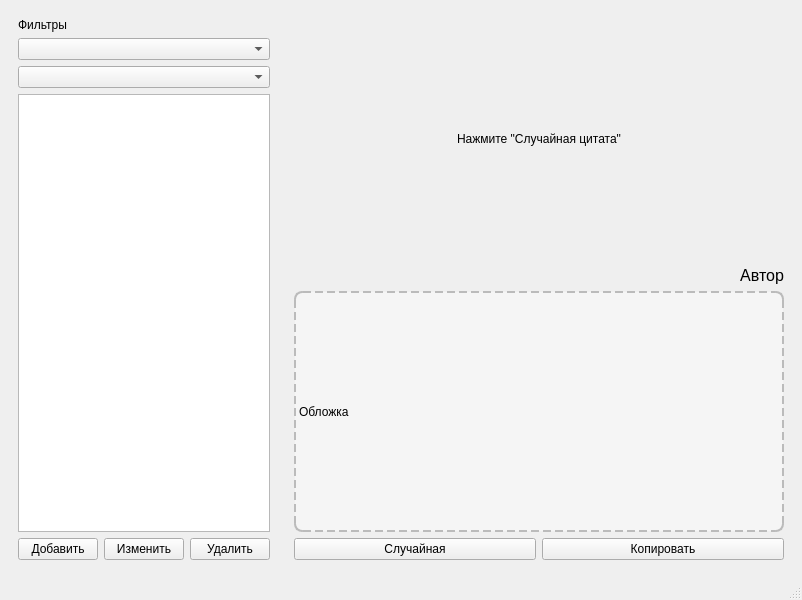
<?xml version="1.0" encoding="UTF-8"?>
<ui version="4.0">
 <class>MainWindow</class>
 <widget class="QMainWindow" name="MainWindow">
  <property name="geometry">
   <rect>
    <x>0</x>
    <y>0</y>
    <width>802</width>
    <height>600</height>
   </rect>
  </property>
  <property name="minimumSize">
   <size>
    <width>800</width>
    <height>600</height>
   </size>
  </property>
  <property name="windowTitle">
   <string>Генератор цитат</string>
  </property>
  <widget class="QWidget" name="centralwidget">
   <layout class="QHBoxLayout" name="horizontalLayout" stretch="1,2">
    <item>
     <widget class="QWidget" name="leftPanel" native="true">
      <layout class="QVBoxLayout" name="verticalLayout_left">
       <item>
        <widget class="QLabel" name="label_filter">
         <property name="text">
          <string>Фильтры</string>
         </property>
        </widget>
       </item>
       <item>
        <widget class="QComboBox" name="combo_author"/>
       </item>
       <item>
        <widget class="QComboBox" name="combo_category"/>
       </item>
       <item>
        <widget class="QListWidget" name="list_quotations">
         <property name="sizePolicy">
          <sizepolicy hsizetype="Expanding" vsizetype="Expanding">
           <horstretch>0</horstretch>
           <verstretch>0</verstretch>
          </sizepolicy>
         </property>
        </widget>
       </item>
       <item>
        <layout class="QHBoxLayout" name="horizontalLayout_buttons">
         <item>
          <widget class="QPushButton" name="btn_add">
           <property name="text">
            <string>Добавить</string>
           </property>
          </widget>
         </item>
         <item>
          <widget class="QPushButton" name="btn_edit">
           <property name="text">
            <string>Изменить</string>
           </property>
          </widget>
         </item>
         <item>
          <widget class="QPushButton" name="btn_delete">
           <property name="text">
            <string>Удалить</string>
           </property>
          </widget>
         </item>
        </layout>
       </item>
      </layout>
     </widget>
    </item>
    <item>
     <widget class="QWidget" name="rightPanel" native="true">
      <layout class="QVBoxLayout" name="verticalLayout_right">
       <item>
        <widget class="QLabel" name="lbl_quotation">
         <property name="sizePolicy">
          <sizepolicy hsizetype="Expanding" vsizetype="Expanding">
           <horstretch>0</horstretch>
           <verstretch>0</verstretch>
          </sizepolicy>
         </property>
         <property name="text">
          <string>Нажмите &quot;Случайная цитата&quot;</string>
         </property>
         <property name="alignment">
          <set>Qt::AlignCenter</set>
         </property>
         <property name="wordWrap">
          <bool>true</bool>
         </property>
        </widget>
       </item>
       <item>
        <widget class="QLabel" name="lbl_author">
         <property name="font">
          <font>
           <family>Arial</family>
           <pointsize>12</pointsize>
           <italic>false</italic>
          </font>
         </property>
         <property name="text">
          <string>Автор</string>
         </property>
         <property name="alignment">
          <set>Qt::AlignRight|Qt::AlignTrailing|Qt::AlignVCenter</set>
         </property>
        </widget>
       </item>
       <item>
        <widget class="QLabel" name="lbl_image">
         <property name="sizePolicy">
          <sizepolicy hsizetype="Expanding" vsizetype="Expanding">
           <horstretch>0</horstretch>
           <verstretch>0</verstretch>
          </sizepolicy>
         </property>
         <property name="minimumSize">
          <size>
           <width>0</width>
           <height>200</height>
          </size>
         </property>
         <property name="styleSheet">
          <string>background-color: #f5f5f5;
border: 2px dashed #bbb;
border-radius: 8px;</string>
         </property>
         <property name="text">
          <string>Обложка</string>
         </property>
         <property name="scaledContents">
          <bool>true</bool>
         </property>
        </widget>
       </item>
       <item>
        <layout class="QHBoxLayout" name="horizontalLayout_random_copy">
         <item>
          <widget class="QPushButton" name="btn_random">
           <property name="text">
            <string>Случайная</string>
           </property>
          </widget>
         </item>
         <item>
          <widget class="QPushButton" name="btn_copy">
           <property name="text">
            <string>Копировать</string>
           </property>
          </widget>
         </item>
        </layout>
       </item>
      </layout>
     </widget>
    </item>
   </layout>
  </widget>
  <widget class="QStatusBar" name="statusbar"/>
 </widget>
 <resources/>
 <connections/>
</ui>
